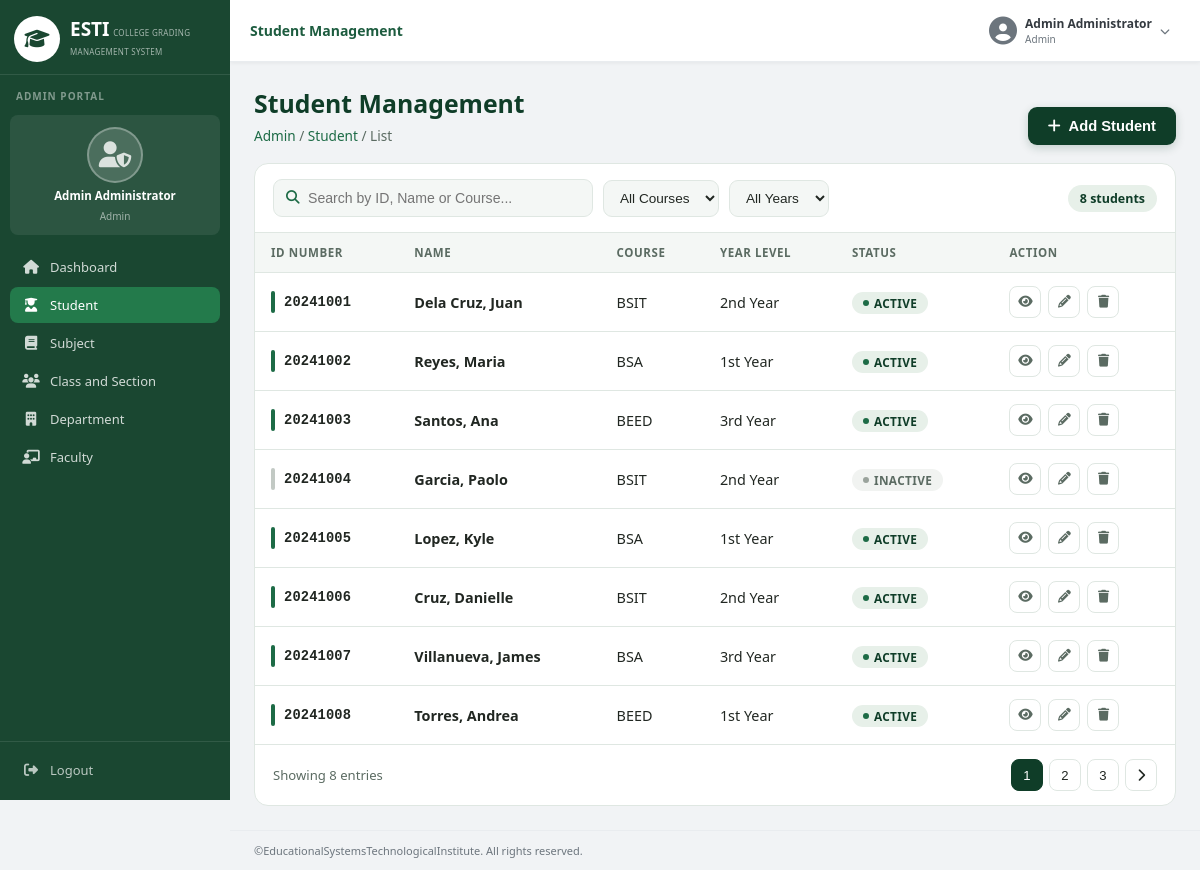
The page /pages/admin/students.php (signed in) on the database its author committed.
### tables this page shows
CREATE TABLE IF NOT EXISTS students (
    id INT AUTO_INCREMENT PRIMARY KEY,
    id_number VARCHAR(20) NOT NULL UNIQUE,
    last_name VARCHAR(50) NOT NULL,
    first_name VARCHAR(50) NOT NULL,
    middle_name VARCHAR(50),
    email VARCHAR(100) UNIQUE,
    course VARCHAR(20),
    year_level ENUM('1st Year','2nd Year','3rd Year','4th Year') DEFAULT '1st Year',
    status ENUM('Active','Inactive') DEFAULT 'Active',
    created_at TIMESTAMP DEFAULT CURRENT_TIMESTAMP,
    FOREIGN KEY (course) REFERENCES departments(dept_code) ON UPDATE CASCADE
);

### pages/admin/students.php (the view, shortened to what this page needs)
<?php
require_once '../../includes/config.php';
$students = $conn->query("SELECT * FROM students ORDER BY created_at DESC");
$total = $conn->query("SELECT COUNT(*) c FROM students")->fetch_assoc()['c'];
require_once '../../includes/header.php';
?>
<div class="sr-wrap">
<div class="sr-header">
  <div>
    <h1>Student Management</h1>
    <div class="sr-breadcrumb"><a href="#">Admin</a> / <a href="#">Student</a> / <span>List</span></div>
  </div>
  <button class="sr-btn-primary" onclick="openModal('addStudentModal')"><i class="fas fa-plus"></i> Add Student</button>
</div>
<div class="sr-card">
  <div class="sr-toolbar">
    <div class="sr-search"><i class="fas fa-search"></i>
      <input type="text" id="studentSearch" placeholder="Search by ID, Name or Course...">
    </div>
    <select id="courseFilter" class="sr-filter">
      <option value="">All Courses</option>
    </select>
    <select id="yearFilter" class="sr-filter">
      <option value="">All Years</option>
    </select>
    <span class="sr-toolbar-count"><?= $total ?> students</span>
  </div>
  <table id="studentTable" class="sr-table">
    <thead><tr>
      <th>ID Number</th><th>Name</th><th>Course</th><th>Year Level</th><th>Status</th><th>Action</th>
    </tr></thead>
    <tbody>
    <?php while ($s = $students->fetch_assoc()): ?>
    <?php $isActive = strtolower($s['status']) === 'active'; ?>
    <tr>
      <td>
        <div class="sr-idstub <?= $isActive ? '' : 'is-inactive' ?>">
          <span class="sr-idstub-tick"></span>
          <span class="sr-idnum"><?= htmlspecialchars($s['id_number']) ?></span>
        </div>
      </td>
      <td>
        <div class="sr-name"><?= htmlspecialchars($s['last_name'].', '.$s['first_name']) ?></div>
      </td>
      <td><?= htmlspecialchars($s['course']) ?></td>
      <td><?= htmlspecialchars($s['year_level']) ?></td>
      <td><span class="sr-badge <?= $isActive ? 'active' : 'inactive' ?>"><?= htmlspecialchars($s['status']) ?></span></td>
      <td>
        <div class="sr-action-btns">
          <button class="sr-action-btn sr-view" title="View" onclick="viewStudent(<?= htmlspecialchars(json_encode($s)) ?>)"><i class="fas fa-eye"></i></button>
          <button class="sr-action-btn sr-edit" title="Edit" onclick="editStudent(<?= htmlspecialchars(json_encode($s)) ?>)"><i class="fas fa-pencil-alt"></i></button>
          <form method="POST" style="display:inline" onsubmit="confirmDelete(this);return false;">
            <button type="submit" class="sr-action-btn sr-del" title="Delete"><i class="fas fa-trash"></i></button>
          </form>
        </div>
      </td>
    </tr>
    <?php endwhile; ?>
    </tbody>
  </table>
  <div class="sr-pagination-wrap">
    <span class="sr-rowcount" id="rowCount">Showing <?= $total ?> entries</span>
    <div class="sr-pagination">
      <button class="sr-page-btn active">1</button>
      <button class="sr-page-btn">2</button>
      <button class="sr-page-btn">3</button>
      <button class="sr-page-btn"><i class="fas fa-chevron-right"></i></button>
    </div>
  </div>
</div>
</div>
<?php require_once '../../includes/footer.php'; ?>

### assets/css/style.css (style rules this page uses)
:root { --green-dark:#1a4731;--green-main:#1d5c3f;--green-mid:#237a4b;--green-light:#2e9b62;--green-btn:#239a57;--green-hover:#1c7d47;--green-bg:#e8f5ee;--green-badge:#d4edda;--green-text:#155724;--red-badge:#f8d7da;--red-text:#721c24;--white:#ffffff;--gray-50:#f8f9fa;--gray-100:#f1f3f5;--gray-200:#e9ecef;--gray-400:#ced4da;--gray-600:#6c757d;--gray-800:#343a40;--sidebar-w:230px;--topbar-h:62px;--radius:8px;--shadow:0 2px 8px rgba(0,0,0,.10);--shadow-lg:0 4px 20px rgba(0,0,0,.15);--transition:.22s ease }
*,*::before,*::after { box-sizing:border-box;margin:0;padding:0 }
body { font-family:'Segoe UI',system-ui,sans-serif;background:var(--gray-100);color:var(--gray-800);font-size:14px }
table { width:100%;border-collapse:collapse }
thead tr { background:var(--gray-50) }
th { text-align:left;padding:10px 14px;font-size:12px;font-weight:700;color:var(--gray-600);text-transform:uppercase;letter-spacing:.4px;border-bottom:2px solid var(--gray-200) }
td { padding:11px 14px;border-bottom:1px solid var(--gray-200);font-size:13px;vertical-align:middle }
tr:last-child td { border-bottom:none }

### rows shown on the page
students: id_number "20241001", last_name+first_name "Dela Cruz, Juan", course "BSIT", year_level "2nd Year", status "ACTIVE"
students: id_number "20241002", last_name+first_name "Reyes, Maria", course "BSA", year_level "1st Year", status "ACTIVE"
students: id_number "20241003", last_name+first_name "Santos, Ana", course "BEED", year_level "3rd Year", status "ACTIVE"
students: id_number "20241004", last_name+first_name "Garcia, Paolo", course "BSIT", year_level "2nd Year", status "INACTIVE"
students: id_number "20241005", last_name+first_name "Lopez, Kyle", course "BSA", year_level "1st Year", status "ACTIVE"
students: id_number "20241006", last_name+first_name "Cruz, Danielle", course "BSIT", year_level "2nd Year", status "ACTIVE"
students: id_number "20241007", last_name+first_name "Villanueva, James", course "BSA", year_level "3rd Year", status "ACTIVE"
students: id_number "20241008", last_name+first_name "Torres, Andrea", course "BEED", year_level "1st Year", status "ACTIVE"

### other values the page prints
$_SESSION['admin_name'] "Admin Administrator"
$_SESSION['admin_role'] "Admin"
$page_title "Student Management"
$total "8"
